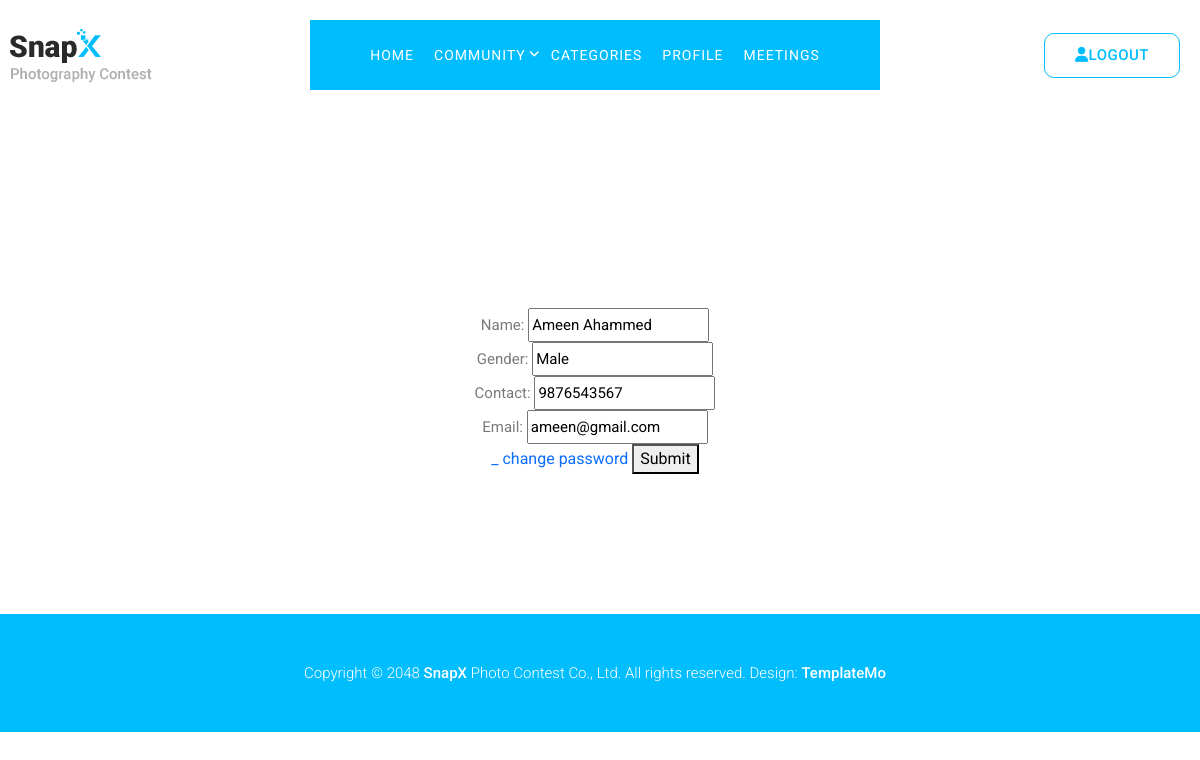
Before: /edit_profile/ (signed in) with the older database file.
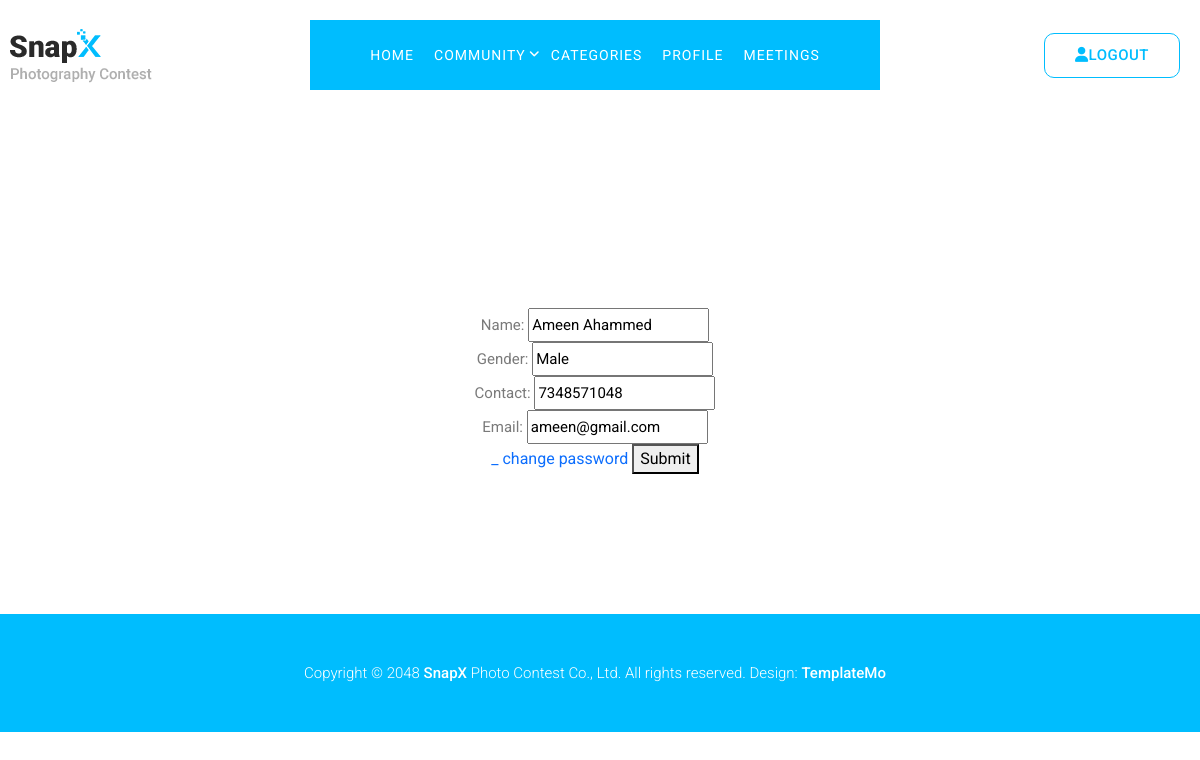
After: the same page with the newer database file.
### signapp/models.py (models this page shows)
class user_reg(models.Model):
  Name=models.CharField(max_length=100)
  Gender=models.CharField(max_length=50)
  Contact=models.CharField(max_length=15)
  userid=models.ForeignKey(user_log,on_delete=models.CASCADE)

### signapp/views.py (the view)
# urls.py: path('edit_profile/',views.EditUser,name="EditUser"),
def EditUser(request):
    id=request.session['user_id']
    user=get_object_or_404(user_log, id=id)
    register= get_object_or_404(user_reg, userid=user)
    if request.method=="POST":
         form=userreg(request.POST,instance=register)
         login=user_edit(request.POST,instance=user)
         if form.is_valid() and login.is_valid():
            form.save()
            login.save()
            messages.success(request,"profile updated successfull")
            return redirect('user_in')
    else:
         form=userreg(instance=register)
         login=user_edit(instance=user)
    return render(request,'edit_profile.html',{'form':form,'login':login})

### signapp/forms.py
class userreg(forms.ModelForm):
  class Meta:
    model=user_reg
    fields = ['Name','Gender','Contact']

class user_edit(forms.ModelForm):
  class Meta:
    model=user_log
    fields = ['Email']

### signapp/templates/edit_profile.html (shortened to what this page needs)
{% extends 'user_in.html' %}
{% block content %}
<!DOCTYPE html>
<html lang="en">
<head>
</head>
<body>
  <div class="container">
    <form method="post">
      {{ form.as_p }}
      {{ login.as_p }}
      <a href="{% url 'user_in' %}" >_</a>
      <a href="{% url 'change_userpass' %}" >change password</a>
      <button type="submit">Submit</button>
    </form>
  </div>
</body>
</html>
{% endblock %}

Changed rows visible on the page:
changed user_reg "Ameen Ahammed": Contact "9876543567" → "7348571048"
